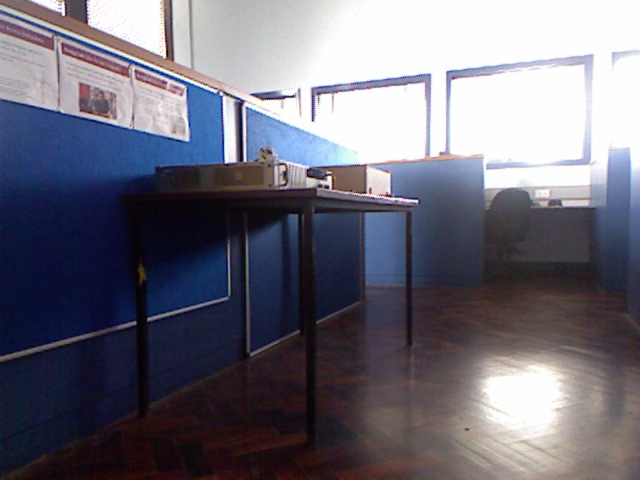
#> input picture testing/XYtranslations/Image.jpg, 640 x 480 px, found by its file name
$ python translate.py
#> lines starting #> are read from the running program, lines starting #| are printed output that depends on the picture
#NAME:  XYtranslate.py
#DATE:  08/02/2019
#AUTH:  Ryan McCartney, EEE Undergraduate, Queen's University Belfast
#DESC:  A python class for aquiring and processing image data from network streams
#COPY:  Copyright 2019, All Rights Reserved, Ryan McCartney

import cv2 as cv
import math
import numba as nb
import numpy as np
import matplotlib.pyplot as plt

kinectWidthOfView = 64 #Degrees
kinectHeightOfView = 48 #Degrees
width = 640
height = 480
position = 200

#Returns infomraiton about how far away a point is in and image
def distanceCalc(depth):

    a = -0.0000000069
    b = 0.0000064344
    c = -0.0019066199
    d = 0.2331614352
    e = -9.5744837865

    #Second Order Custom Estimation
    distance = (a*math.pow(depth,4))+(b*math.pow(depth,3))+(c*math.pow(depth,2))+(d*depth)+e

    if distance < 0:
        distance = 0

    return distance

#Optimised method for finding the closest point in each strip
@nb.jit(nopython=True)
def scanStrip(depthImage):

    height = len(depthImage)
    width = len(depthImage[0])
    strip = [0] * width

    #Populate Array with Data
    for w in range (0,width):

        strip[w] = depthImage[position,w]

    return strip

#Translate to X/Y coordinates
def translate(depthData):

    dataPoints = len(depthData)
    deltaTheta = math.radians(kinectWidthOfView/dataPoints)
    theta = -math.radians(kinectWidthOfView/2)

    xPoints = [0] * dataPoints
    yPoints = [0] * dataPoints

    for n in range (0,dataPoints):
        d = distanceCalc(depthData[n])
        xPoints[n] = d*math.sin(theta)
        yPoints[n] = d*math.cos(theta)
        theta = theta + deltaTheta
    return xPoints,yPoints

#Image Locations
imagePath = 'testing/XYtranslations/Image.jpg'
depthPath = 'testing/XYtranslations/Depth.jpg'

#Image Read
imageFrame = cv.imread(imagePath,cv.IMREAD_COLOR)
#> imageFrame is the input picture: shape (480, 640, 3); mean B, G, R 120.9, 108.5, 110
depthFrame = cv.imread(depthPath,cv.IMREAD_COLOR)
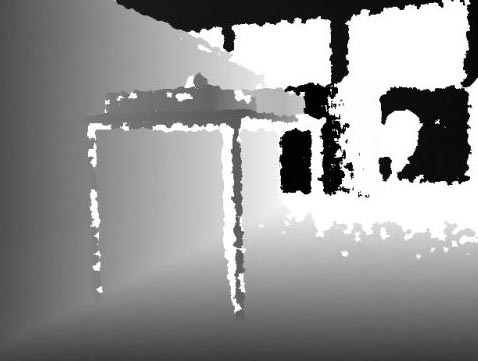
#> input picture testing/XYtranslations/Depth.JPG, 478 x 361 px, found by its file name
#> depthFrame is the input picture: shape (361, 478, 3); min 0, max 255, mean 146.2

#Convert Depth Frame to Grayscale
depthFrame = cv.cvtColor(depthFrame,cv.COLOR_BGR2GRAY)
#> depthFrame: shape (361, 478)

#Image Resize
imageFrame = cv.resize(imageFrame,(width,height))
depthFrame = cv.resize(depthFrame,(width,height))
#> depthFrame: shape (480, 640)

#Scan Image for 2D Profile
depthData = scanStrip(depthFrame)
#> depthData = 640 values, max 255 at index 299, min 1 at index 385, mean 146.4

#Translate 2D Profile to XY
xPoints,yPoints = translate(depthData)
#> in translate, `dataPoints = len(depthData)`: dataPoints = 640
#> in translate, `deltaTheta = math.radians(kinectWidthOfView/dataPoints)`: deltaTheta = 0.00175
#> in translate, `xPoints = [0] * dataPoints`: xPoints = 640 values from 0 to 0
#> the loop in translate, `for n in range (0,dataPoints):` made 640 passes
#> (d, theta) on passes 1 to 3: (0, -0.557), (0, -0.555), (0, -0.553)
#> after the loop in translate, `for n in range (0,dataPoints):`: theta = 0.559; xPoints = 640 values, max 1.78 at index 639, min -1.14 at index 121, mean 0.115; yPoints = 640 values, max 3.42 at index 299, min 0 at index 0, mean 1.18

#Show the frame
cv.imshow('Image Frame',imageFrame)
cv.imshow('Depth Frame',depthFrame)

# Create plot
fig = plt.figure()
ax = fig.add_subplot(1, 1, 1, facecolor="1.0")

#Plot Data
ax.scatter(xPoints, yPoints, s=10, c='b', marker="s", label='Map')
ax.scatter(0, 0, s=10, c='r', marker="s", label='Wheelchair Position')
plt.title('2D Map of Enviroment')
plt.legend(loc=2)
plt.xlabel('x')
plt.ylabel('y')
plt.show()
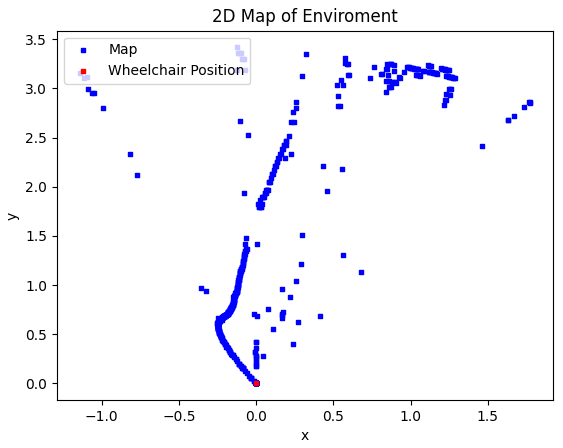
#> figure drawn by matplotlib, 1 panel

#Move on when any key is pressed
cv.waitKey()
